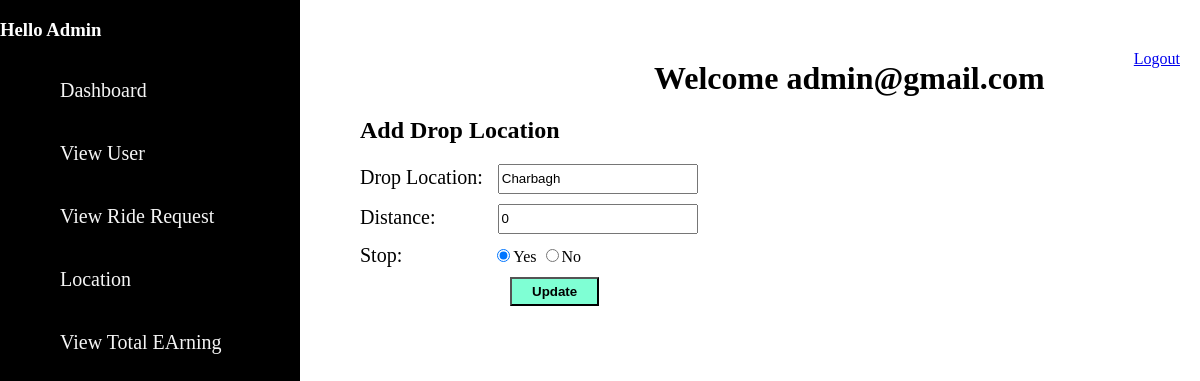
The page /updatelocation.php?id=1 (signed in) on the database its author committed.
### tables this page shows
CREATE TABLE `tbl_location` (
  `id` int(50) NOT NULL,
  `name` varchar(255) NOT NULL,
  `distance` bigint(255) NOT NULL,
  `is_available` tinyint(1) NOT NULL
);

### updatelocation.php (the view, shortened to what this page needs)
<?php
if($_SESSION['userdata']['name']=="admin")
{
?>
<html>
    <head>
    </head>
    <link rel="stylesheet" type="text/css" href="styleadmin.css">
    <body>
        <div class="main">
            <div id="asider">
                <h3 style="color:white">Hello Admin</h3>
                <ul>
                    <li class="li"><a href="admin.php">Dashboard</a></li>
                    <li class="li"><a href="#">View User</a>
                    </li>
                    <li class="li"><a href="#">View Ride Request</a>
                    </li>
                    <li class="li"><a href="#">Location</a>
                    </li>
                    <li class="li"><a href="totalearning.php">View Total EArning </li>
                </ul>
            </div>
            <div class="container">
                <?php
                echo '<a href="Logout.php" id="a">Logout</a>';
                if (isset($_SESSION['userdata'])) {
                    echo "<h1 style='margin:10px 0px 0px 35%'>Welcome
                        ".$_SESSION["userdata"]["username"]."</h1>";
                class confirm
                {
                    function confirm1($conn)
                    {
                if(isset($_GET['id']))
                {
                $id=$_GET['id'];
                    $sql = "SELECT * FROM tbl_location WHERE id=".$id."";
                    $result = $conn->query($sql);
                    if ($result->num_rows > 0) {
                        echo ' <form action="#" method="post">
                        <h2 id="dl">Add Drop Location</h2>';
                    while($row = $result->fetch_assoc()) {
                       ?>
                        <label> Drop Location: </label>
                        <input type="text" name="drop" placeholder="drop" id="drop1" pattern="^[a-zA-Z_]+( [a-zA-Z_]+)*$" value="<?php echo $row['name']?>"><br>
                        <label> Distance: </label>
                        <input type="number" placeholder="distance" name="distance" id="distance1" value="<?php echo $row['distance']?>"><br>
                        <label> Stop: </label>
                        <input type="radio"  name="stop" id="stop" value="1"<?php echo($row['is_available']==1)?'checked':''?>>Yes
                        <input type="radio" name="stop" id="stop1" value="0"<?php echo($row['is_available']==0)?'checked':''?>>No<br>
                        <input type="submit" name="btnsubmit" value="Update" id="btnsubmit">
                    <?php
                    }
                    echo '</form>';
                    } else {
                    echo "0 results";
                    }
                }
                }
                }
                $confirm =new confirm();
                $connection=new Dbconnect();
                $confirm->confirm1($connection->conn);
                                }
                                ?>
                            </div>
                        </div>
                    </body>
                </html>
<?php
}
else
{
echo '<script type="text/javascript">;
alert("You cant access admin profile");
window.location= "Logout.php";
</script>';
}
?>

### styleadmin.css (style rules this page uses)
.main { width: 100%; height: 100%; }
#asider { width: 25%; height: 3000px; background-color: black; float: left; }
ul { margin-left: 0px; }
.li { list-style: none; text-decoration: none; padding: 20px; font-size: 20px; margin-left: 0px; color: whitesmoke; }
.li a { text-decoration: none; color: whitesmoke; margin-left: 0px; }
#a { float: right; margin: 0px 20px 0px 0px; height: 100px; }
body { margin: 0; }
.container { float: right; width: 70%; height: auto; margin-top:50px; }
#drop1 { width: 200px; margin-bottom: 10px; height: 30px; margin-left: 10px; }
#distance1 { width: 200px; margin-bottom: 10px; height: 30px; margin-left: 57px; }
label { font-size: 20px; }
#stop { margin-left: 90px; }
#btnsubmit { margin: 10px; margin-left: 150px; padding: 5px 20px; background-color: aquamarine; font-weight: bold; }

### rows shown on the page
tbl_location: drop "Charbagh", distance "0", is_available "☑"

### other values the page prints
$_SESSION["userdata"]["username"] "admin@gmail.com"
